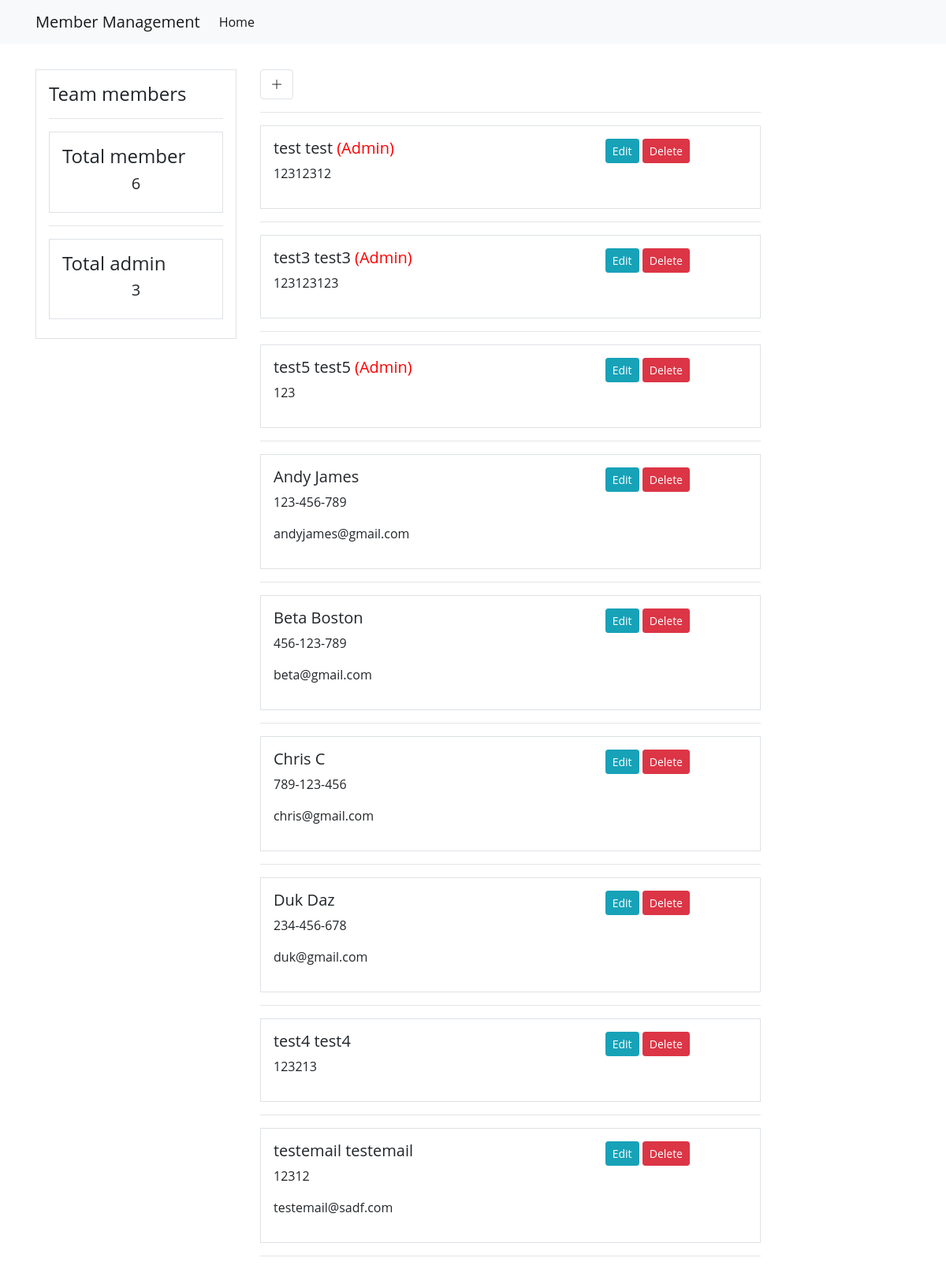
Before: / with the older database file.
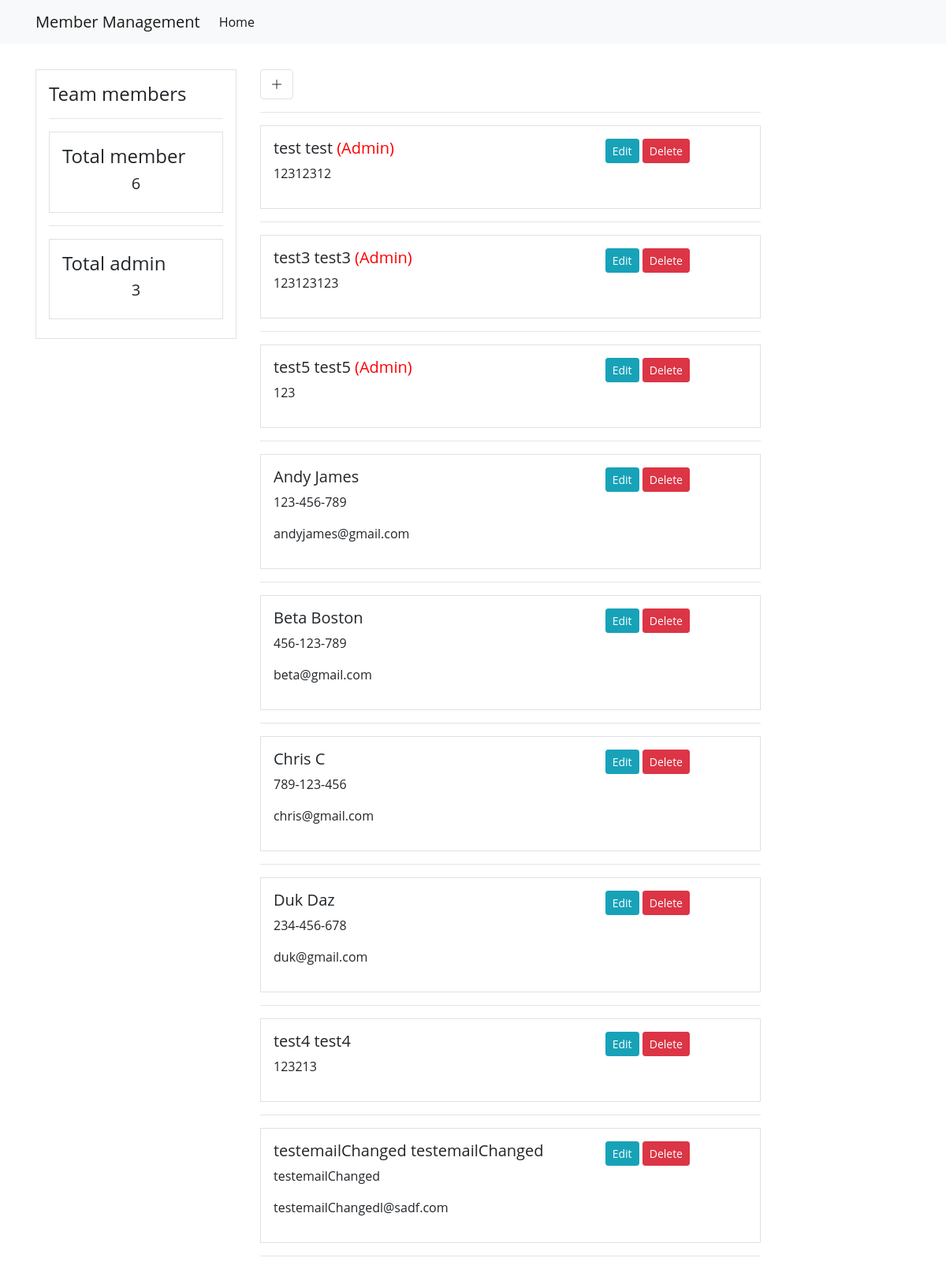
After: the same page with the newer database file.
### membermanagementapp/models.py (models this page shows, shortened)
class Member(models.Model):
    first_name  = models.CharField(max_length=50)
    last_name   = models.CharField(max_length=50)
    email  = models.EmailField(max_length=70,blank=True)
    phone_number  = models.CharField(max_length=50,blank=True,null=True)
    role = models.CharField(max_length=50, blank=True, null=True, choices=role_choice, default='Regular Member')

### membermanagementapp/views.py (the view)
# urls.py: path('', views.index, name='membermangement-index'),
def index(request):
    members =  Member.objects.all().order_by('role')
    count_members = Member.objects.filter(role='Regular Member').count()
    count_admin = Member.objects.filter(role='Admin').count()
    context = {
        'members': members,
        'count_members': count_members,
        'count_admin': count_admin
    }
    return render(request, 'membermanagementapp/index.html', context)

### membermanagementapp/templates/membermanagementapp/index.html
{% extends 'partials/base.html' %}
{% block content %}
    <div >
        <a class="border btn btn-default" href="/addItem">
            <i class="bi bi-plus-lg"></i>
        </a>
        <hr>
        {% for member in members %}
        <div class="border p-3">
            <div class="row">
                <div class="col-md-8">
                    <h5>
                        {{ member.first_name }}
                        {{ member.last_name }}
                        {% if member.role == 'Admin' %}
                            <h7 style="color:red;">({{ member.role }})</h7>
                        {% endif %}
                    </h5>
                    <p>{{ member.phone_number }}</p>
                    <p>{{ member.email }}</p>
                </div>
                <div class="col-md-4">
                    <a class="btn btn-info btn-sm" href="{% url 'membermangement-edit-item' member.id %}">Edit</a>
                    <a class="btn btn-danger btn-sm" href="#">Delete</a>
                </div>
            </div>
        </div>
        <hr>
        {% endfor %}
    </div>
{% endblock %}

Changed rows visible on the page:
changed Member: first_name "testemail" → "testemailChanged"; last_name "testemail" → "testemailChanged"; phone_number "12312" → "testemailChanged"; email "testemail@sadf.com" → "testemailChangedl@sadf.com"
